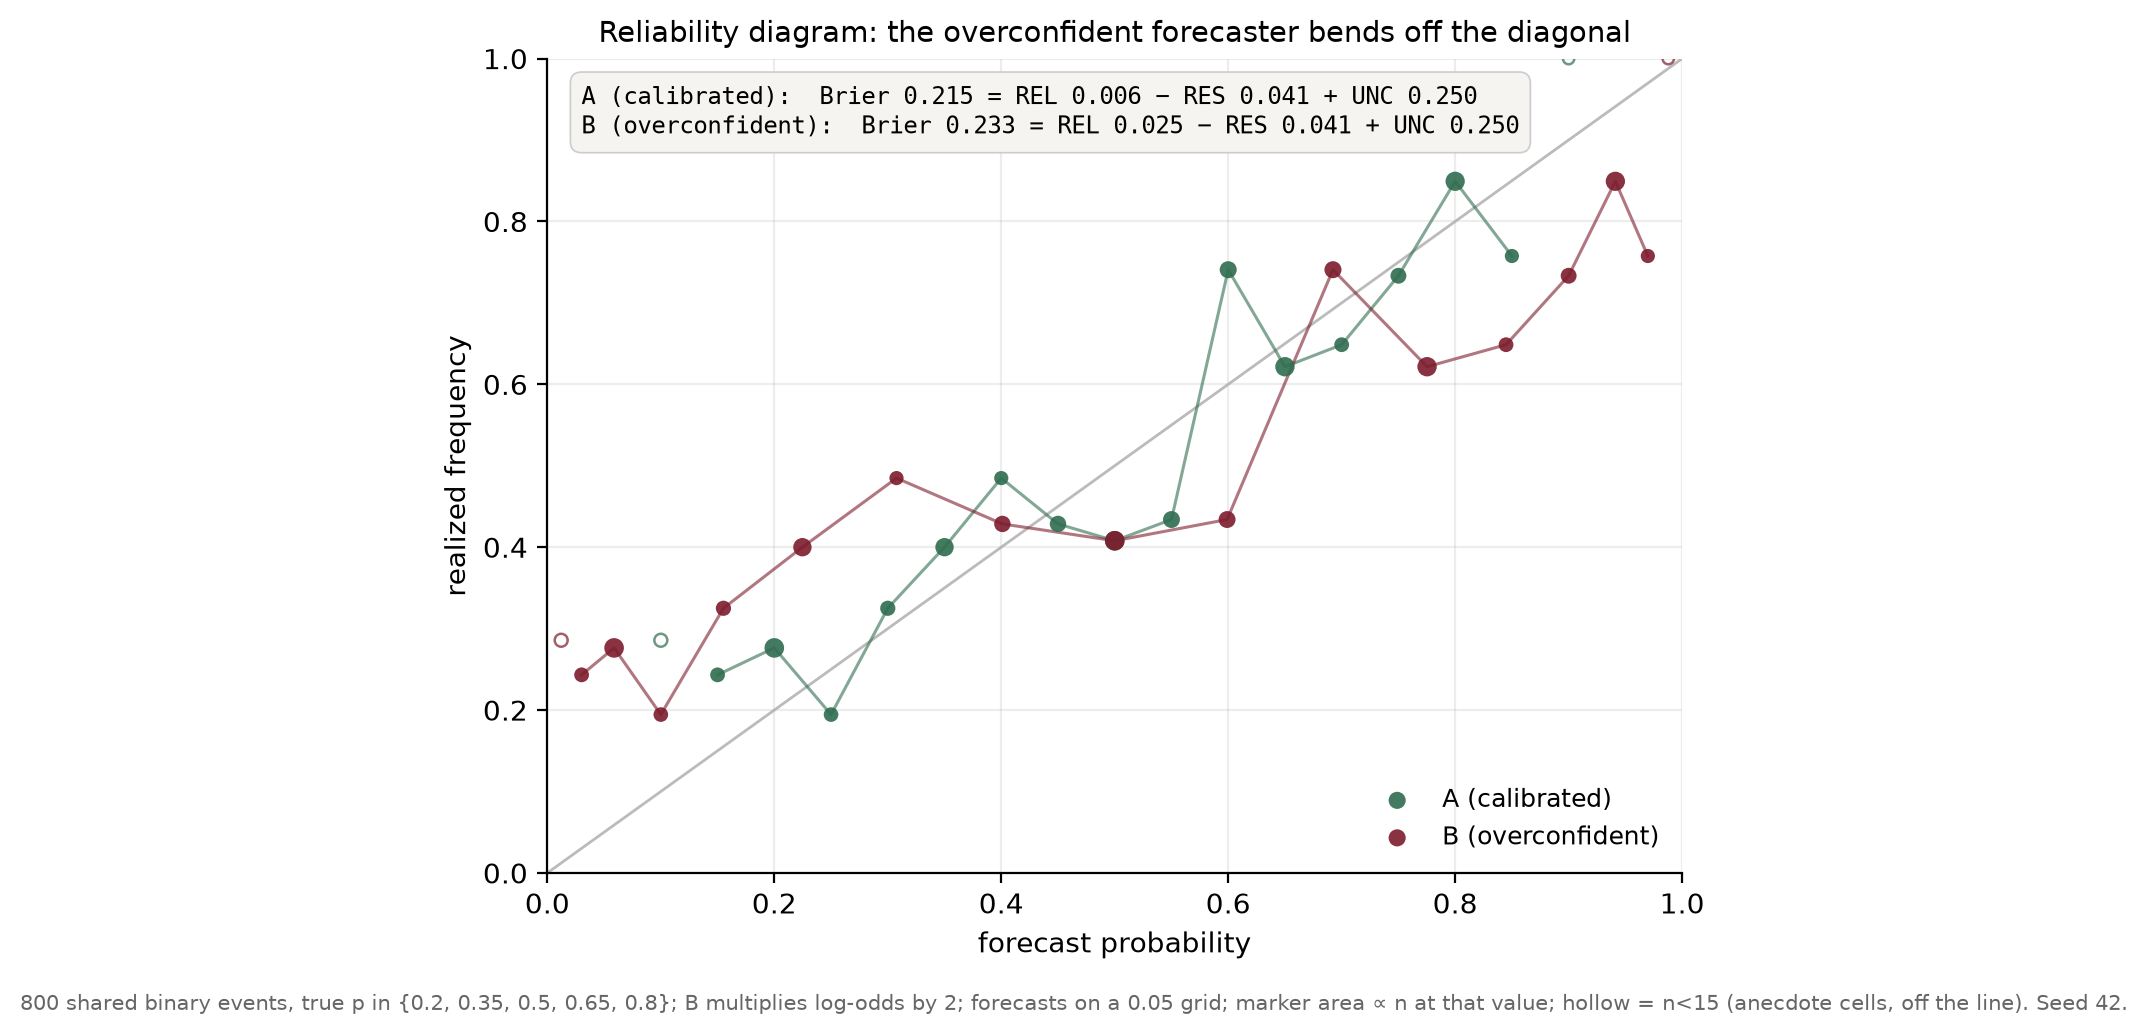

Here is the Python script that generated this plot:
"""
Figure 4 (C3) - Reliability diagram + Murphy decomposition for two forecasters.

Two synthetic probability forecasters face the SAME 800 binary events. Events
have true probabilities drawn from {0.2, 0.35, 0.5, 0.65, 0.8}. Forecaster A
is honest (forecast = true probability + small noise); forecaster B reports A's
forecasts with the log-odds DOUBLED -- a strictly monotone relabeling, so its
resolution is identical to A's by construction and only reliability changes.
Both are scored with the Brier score and its Murphy (1973) decomposition
Brier = Reliability - Resolution + Uncertainty, computed exactly over distinct
forecast values (forecasts are quantized to a 0.05 grid).

Reproducible:
    python fig_reliability.py          # needs numpy, matplotlib; seed 42

Free data only: pure simulation (no market data required).
"""
import os
import numpy as np
import matplotlib
matplotlib.use("Agg")
import matplotlib.pyplot as plt

SEED = 42
N_EVENTS = 800
LEVELS = np.array([0.20, 0.35, 0.50, 0.65, 0.80])
OVERCONF = 2.0                     # log-odds multiplier of forecaster B

rng = np.random.default_rng(SEED)
p_true = rng.choice(LEVELS, size=N_EVENTS)
y = (rng.random(N_EVENTS) < p_true).astype(float)


def quantize(f):
    return np.clip(np.round(f / 0.05) * 0.05, 0.05, 0.95)


f_a = quantize(p_true + rng.normal(0, 0.04, N_EVENTS))
# Forecaster B reports the SAME events grouped the SAME way as A, but doubles the
# log-odds of each probability label -- a strictly monotone RELABELING of A.
# Resolution depends only on the partition of outcomes, not on the labels, so it
# is invariant under this map: RES(A) == RES(B) exactly. Only reliability moves.
odds = np.clip(f_a, 1e-6, 1 - 1e-6)
f_b = 1.0 / (1.0 + np.exp(-OVERCONF * np.log(odds / (1 - odds))))


def brier_murphy(f, y):
    """Brier + exact Murphy decomposition over distinct forecast values."""
    brier = float(np.mean((f - y) ** 2))
    ybar = float(y.mean())
    rel = res = 0.0
    table = []
    for v in np.unique(f):
        m = f == v
        nk, ok = int(m.sum()), float(y[m].mean())
        rel += nk / len(f) * (v - ok) ** 2
        res += nk / len(f) * (ok - ybar) ** 2
        table.append((float(v), nk, ok))
    unc = ybar * (1 - ybar)
    return brier, rel, res, unc, table


stats = {}
for name, f in (("A (calibrated)", f_a), ("B (overconfident)", f_b)):
    stats[name] = brier_murphy(f, y)

fig, ax = plt.subplots(figsize=(6.6, 5.0))
ax.plot([0, 1], [0, 1], "-", color="#bbbbbb", lw=1.0, zorder=1)
MIN_CELL = 15                      # cells below this are shown hollow (anecdotes)
for (name, f), col in zip((("A (calibrated)", f_a), ("B (overconfident)", f_b)),
                          ("#2f6d4f", "#7c1c2c")):
    _, _, _, _, table = stats[name]
    big = [(v, n, o) for v, n, o in table if n >= MIN_CELL]
    small = [(v, n, o) for v, n, o in table if n < MIN_CELL]
    ax.plot([t[0] for t in big], [t[2] for t in big], "-", color=col,
            lw=1.1, alpha=0.6, zorder=2)
    ax.scatter([t[0] for t in big], [t[2] for t in big],
               s=[8 + t[1] * 0.55 for t in big], color=col, zorder=3,
               label=name, alpha=0.9, edgecolors="none")
    ax.scatter([t[0] for t in small], [t[2] for t in small],
               s=[14 + t[1] * 0.55 for t in small], facecolors="none",
               edgecolors=col, lw=0.9, zorder=3, alpha=0.7)
box = []
for name in stats:
    b, rel, res, unc, _ = stats[name]
    box.append(f"{name}:  Brier {b:.3f} = REL {rel:.3f} − RES {res:.3f} + UNC {unc:.3f}")
ax.text(0.03, 0.97, "\n".join(box), transform=ax.transAxes, fontsize=8.8,
        va="top", ha="left", family="monospace",
        bbox=dict(boxstyle="round,pad=0.45", fc="#f6f4f0", ec="#cccccc", lw=0.6))
ax.set_xlabel("forecast probability")
ax.set_ylabel("realized frequency")
ax.set_xlim(0, 1)
ax.set_ylim(0, 1)
ax.set_title("Reliability diagram: the overconfident forecaster bends off the diagonal",
             fontsize=10.3)
ax.legend(frameon=False, fontsize=9, loc="lower right")
ax.grid(True, alpha=0.22)
for s in ("top", "right"):
    ax.spines[s].set_visible(False)
fig.text(0.5, -0.02,
         f"{N_EVENTS} shared binary events, true p in {{0.2, 0.35, 0.5, 0.65, 0.8}}; "
         f"B multiplies log-odds by {OVERCONF:.0f}; forecasts on a 0.05 grid; "
         f"marker area ∝ n at that value; hollow = n<{MIN_CELL} (anecdote cells, "
         f"off the line). Seed {SEED}.",
         ha="center", fontsize=7.6, color="#666666")
plt.tight_layout()

OUT = os.path.join(os.path.dirname(os.path.abspath(__file__)), "fig_reliability.png")
fig.savefig(OUT, dpi=200, bbox_inches="tight")
print("wrote", OUT)
for name in stats:
    b, rel, res, unc, _ = stats[name]
    print(f"{name}:  Brier={b:.4f}  REL={rel:.4f}  RES={res:.4f}  UNC={unc:.4f}  "
          f"identity check: REL-RES+UNC={rel - res + unc:.4f}")
print(f"base rate of events: {y.mean():.3f}")
